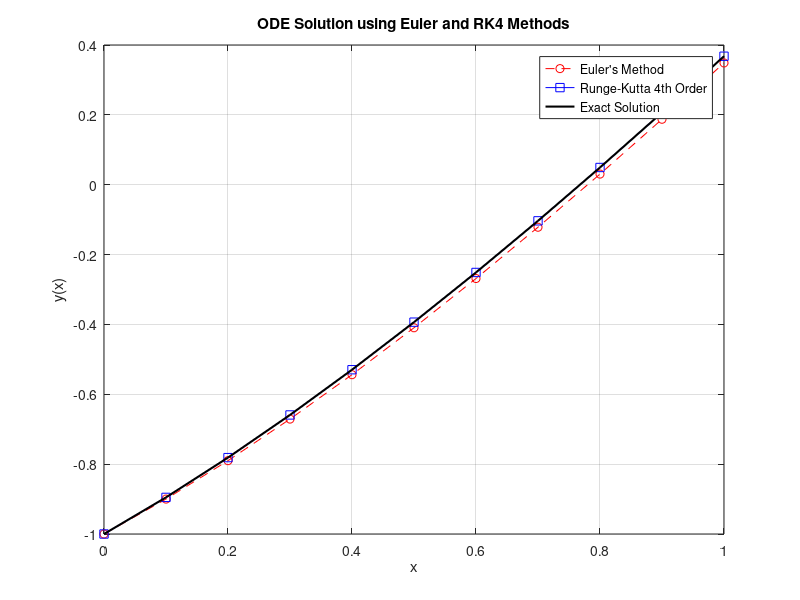

Write the MATLAB code that produced this figure.
% Interval and step size
a = 0;
b = 1;
N = 10;
h = (b - a) / N;

% Nodes
x = a:h:b;

% Preallocate
y_euler = zeros(1, N+1);
y_rk4 = zeros(1, N+1);

% Initial condition
y0 = -1;
y_euler(1) = y0;
y_rk4(1) = y0;

% ODE function
f = @(x, y) 2*x - y;

% Euler's method
for i = 1:N
    y_euler(i+1) = y_euler(i) + h * f(x(i), y_euler(i));
end

% Runge-Kutta 4th order method
for i = 1:N
    k1 = f(x(i), y_rk4(i));
    k2 = f(x(i) + h/2, y_rk4(i) + h*k1/2);
    k3 = f(x(i) + h/2, y_rk4(i) + h*k2/2);
    k4 = f(x(i) + h, y_rk4(i) + h*k3);

    y_rk4(i+1) = y_rk4(i) + h/6 * (k1 + 2*k2 + 2*k3 + k4);
end

% Exact solution
y_exact = exp(-x) + 2*x - 2;

% Plotting
figure;
plot(x, y_euler, 'ro--', 'DisplayName', 'Euler''s Method');
hold on;
plot(x, y_rk4, 'bs-', 'DisplayName', 'Runge-Kutta 4th Order');
plot(x, y_exact, 'k-', 'LineWidth', 1.5, 'DisplayName', 'Exact Solution');
grid on;
xlabel('x');
ylabel('y(x)');
title('ODE Solution using Euler and RK4 Methods');
legend('Location', 'best');
